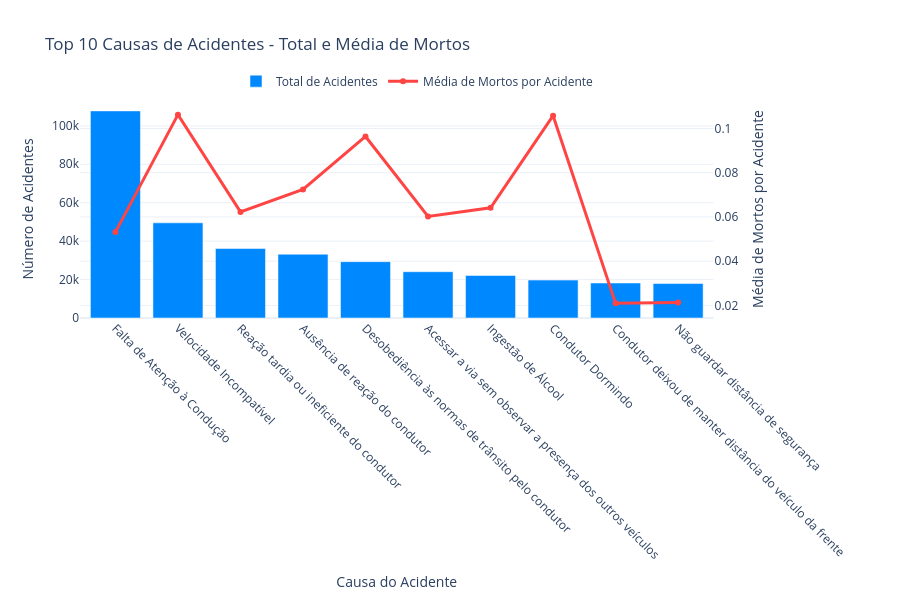

This figure's notebook cell:
### Code cell
# Analisar causas dos acidentes
dados_causas = df.groupby('causa_acidente').agg({
    'causa_acidente': 'count',
    'mortos': 'sum',
}).rename(columns={'causa_acidente': 'total_acidentes'}).reset_index()

# Calcular média de mortos por acidente para cada causa
dados_causas['media_mortos'] = dados_causas['mortos'] / dados_causas['total_acidentes']

# Calcular percentual do total de acidentes
dados_causas['percentual'] = (dados_causas['total_acidentes'] / dados_causas['total_acidentes'].sum()) * 100

# Ordenar por total de acidentes (decrescente)
dados_causas = dados_causas.sort_values('total_acidentes', ascending=False)

# Pegar as 10 causas mais comuns
top_causas = dados_causas.head(10).copy()

# Criar gráfico
fig = make_subplots(specs=[[{"secondary_y": True}]])

# Adicionar barras para total de acidentes
fig.add_trace(
    go.Bar(
        x=top_causas['causa_acidente'],
        y=top_causas['total_acidentes'],
        name="Total de Acidentes",
        marker_color="#0088FE"
    ),
    secondary_y=False,
)

# Adicionar linha para média de mortos
fig.add_trace(
    go.Scatter(
        x=top_causas['causa_acidente'],
        y=top_causas['media_mortos'],
        name="Média de Mortos por Acidente",
        line=dict(color="#FF4444", width=3),
        mode="lines+markers"
    ),
    secondary_y=True,
)

# Configurar eixos e título
fig.update_layout(
    title="Top 10 Causas de Acidentes - Total e Média de Mortos",
    xaxis=dict(
        title="Causa do Acidente",
        tickangle=45
    ),
    legend=dict(orientation="h", yanchor="bottom", y=1.02, xanchor="center", x=0.5),
    template="plotly_white",
    height=600,
    margin=dict(b=150)
)

fig.update_yaxes(title_text="Número de Acidentes", secondary_y=False)
fig.update_yaxes(title_text="Média de Mortos por Acidente", secondary_y=True)

fig.show()

### Figure 1 — Plotly figure (JSON) as saved in the notebook; plotly's stock layout.template omitted (floating-point values rounded to 4 significant figures)
{"data": [{"marker": {"color": "#0088FE"}, "name": "Total de Acidentes", "type": "bar", "x": ["Falta de Atenção à Condução", "Velocidade Incompatível", "Reação tardia ou ineficiente do condutor", "Ausência de reação do condutor", "Desobediência às normas de trânsito pelo condutor", "Acessar a via sem observar a presença dos outros veículos", "Ingestão de Álcool", "Condutor Dormindo", "Condutor deixou de manter distância do veículo da frente", "Não guardar distância de segurança"], "xaxis": "x", "y": [107788, 49533, 36139, 33190, 29319, 24089, 22141, 19730, 18210, 17931], "yaxis": "y"}, {"line": {"color": "#FF4444", "width": 3}, "mode": "lines+markers", "name": "Média de Mortos por Acidente", "type": "scatter", "x": ["Falta de Atenção à Condução", "Velocidade Incompatível", "Reação tardia ou ineficiente do condutor", "Ausência de reação do condutor", "Desobediência às normas de trânsito pelo condutor", "Acessar a via sem observar a presença dos outros veículos", "Ingestão de Álcool", "Condutor Dormindo", "Condutor deixou de manter distância do veículo da frente", "Não guardar distância de segurança"], "xaxis": "x", "y": [0.05315, 0.1063, 0.06229, 0.07246, 0.09639, 0.06023, 0.06413, 0.1058, 0.02092, 0.0213], "yaxis": "y2"}], "layout": {"height": 600, "legend": {"orientation": "h", "x": 0.5, "xanchor": "center", "y": 1.02, "yanchor": "bottom"}, "margin": {"b": 150}, "title": {"text": "Top 10 Causas de Acidentes - Total e Média de Mortos"}, "xaxis": {"anchor": "y", "domain": [0, 0.94], "tickangle": 45, "title": {"text": "Causa do Acidente"}}, "yaxis": {"anchor": "x", "domain": [0, 1], "title": {"text": "Número de Acidentes"}}, "yaxis2": {"anchor": "x", "overlaying": "y", "side": "right", "title": {"text": "Média de Mortos por Acidente"}}}}
